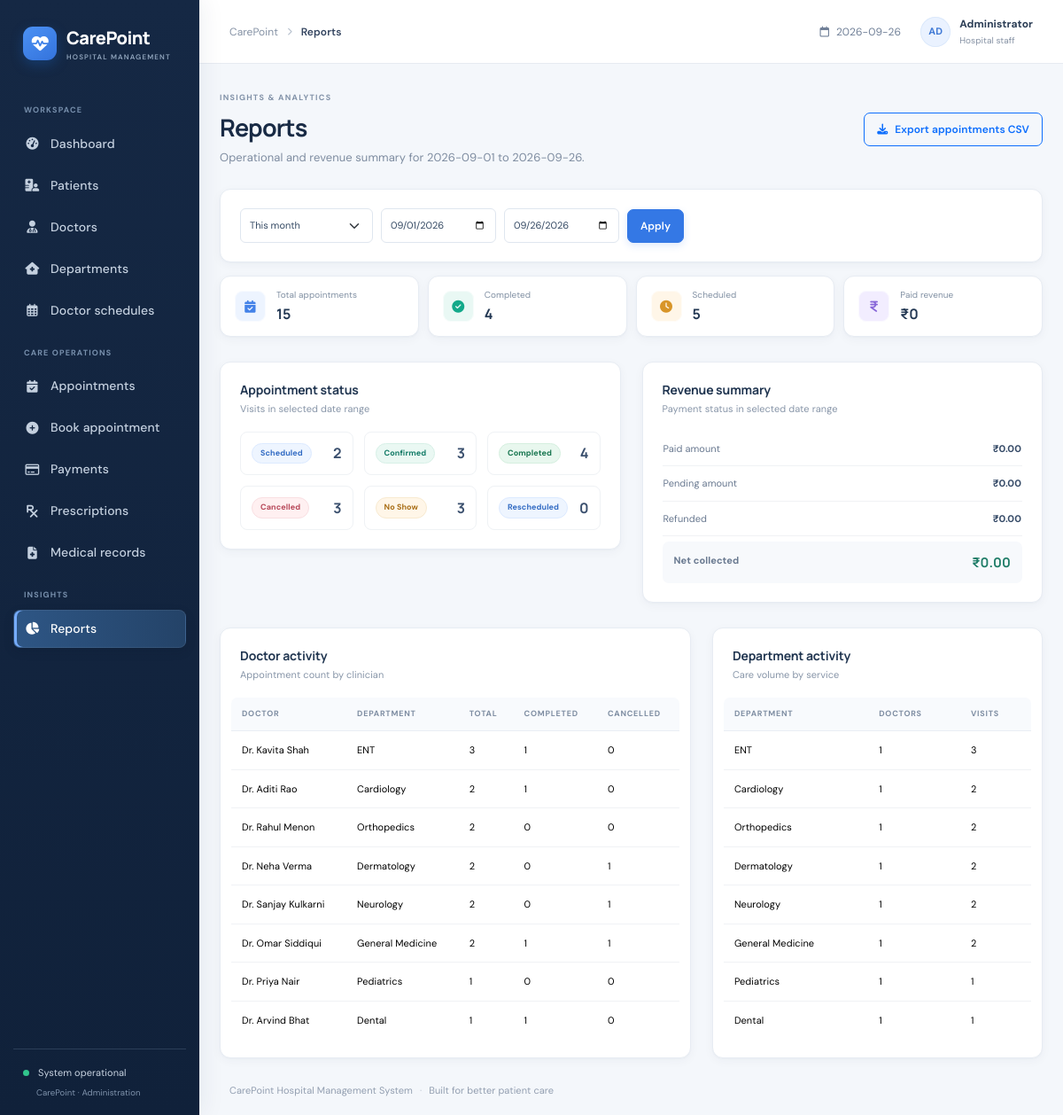
Page /reports on the committed database.
### tables this page shows
CREATE TABLE appointments(appointment_id INTEGER PRIMARY KEY, appointment_code TEXT UNIQUE NOT NULL, patient_id INTEGER NOT NULL REFERENCES patients ON DELETE RESTRICT, doctor_id INTEGER NOT NULL REFERENCES doctors ON DELETE RESTRICT, department_id INTEGER NOT NULL REFERENCES departments ON DELETE RESTRICT, appointment_date TEXT NOT NULL, appointment_time TEXT NOT NULL, reason TEXT, symptoms TEXT, status TEXT NOT NULL DEFAULT 'Scheduled', notes TEXT DEFAULT '', created_at TEXT NOT NULL DEFAULT CURRENT_TIMESTAMP, updated_at TEXT NOT NULL DEFAULT CURRENT_TIMESTAMP);

CREATE TABLE doctors(doctor_id INTEGER PRIMARY KEY, doctor_code TEXT UNIQUE NOT NULL, full_name TEXT NOT NULL, specialization TEXT, department_id INTEGER NOT NULL REFERENCES departments ON DELETE RESTRICT, qualification TEXT, phone TEXT, email TEXT, consultation_fee REAL NOT NULL DEFAULT 0 CHECK(consultation_fee>=0), experience_years INTEGER DEFAULT 0, room_number TEXT, available_days TEXT DEFAULT '', status TEXT NOT NULL DEFAULT 'Active', created_at TEXT NOT NULL DEFAULT CURRENT_TIMESTAMP);

CREATE TABLE departments(department_id INTEGER PRIMARY KEY, department_name TEXT UNIQUE NOT NULL, description TEXT DEFAULT '', location TEXT DEFAULT '', status TEXT NOT NULL DEFAULT 'Active');

### app.py (the view)
@app.route('/reports')
def reports():
    period=request.args.get('period','month'); today=date.today()
    if period=='today': start=today.isoformat()
    elif period=='week': start=(today-timedelta(days=today.weekday())).isoformat()
    elif period=='custom': start=request.args.get('date_from') or today.isoformat()
    else: start=today.replace(day=1).isoformat()
    end=request.args.get('date_to') if period=='custom' else today.isoformat()
    if period=='custom':
        if not valid_iso_date(start) or not valid_iso_date(end or '') or start>end:
            flash('Choose a valid custom date range.','warning')
            start=end=today.isoformat()
    aps=rows('SELECT status,COUNT(*) n FROM appointments WHERE appointment_date BETWEEN ? AND ? GROUP BY status',(start,end))
    apstats={s:0 for s in STATUSES}; apstats.update({r['status']:r['n'] for r in aps})
    doctors_report=rows('SELECT d.full_name doctor,dep.department_name,COUNT(a.appointment_id) total,SUM(CASE WHEN a.status="Completed" THEN 1 ELSE 0 END) completed,SUM(CASE WHEN a.status="Cancelled" THEN 1 ELSE 0 END) cancelled FROM doctors d JOIN departments dep USING(department_id) LEFT JOIN appointments a ON a.doctor_id=d.doctor_id AND a.appointment_date BETWEEN ? AND ? GROUP BY d.doctor_id ORDER BY total DESC',(start,end))
    dept_report=rows('SELECT dep.department_name,COUNT(DISTINCT d.doctor_id) doctors,COUNT(a.appointment_id) appointments FROM departments dep LEFT JOIN doctors d USING(department_id) LEFT JOIN appointments a ON a.department_id=dep.department_id AND a.appointment_date BETWEEN ? AND ? GROUP BY dep.department_id ORDER BY appointments DESC',(start,end))
    revenue=one("SELECT COALESCE(SUM(CASE WHEN payment_status='Paid' THEN amount ELSE 0 END),0) paid,COALESCE(SUM(CASE WHEN payment_status='Pending' THEN amount ELSE 0 END),0) pending,COALESCE(SUM(CASE WHEN payment_status='Refunded' THEN amount ELSE 0 END),0) refunded FROM payments WHERE payment_date BETWEEN ? AND ?",(start,end))
    return render_template('reports.html',period=period,start=start,end=end,apstats=apstats,doctors_report=doctors_report,dept_report=dept_report,revenue=revenue,total=sum(apstats.values()))

### app.py (called while the page is built)
def db():
    conn = sqlite3.connect(DB_PATH, factory=ClosingConnection)
    conn.row_factory = sqlite3.Row
    conn.execute('PRAGMA foreign_keys = ON')
    return conn

def rows(sql, args=()):
    with db() as con:
        return con.execute(sql, args).fetchall()

def one(sql, args=()):
    with db() as con:
        return con.execute(sql, args).fetchone()

@app.context_processor
def global_context(): return {'today':date.today().isoformat(), 'statuses':STATUSES, 'days':DAYS}

    def __exit__(self, exc_type, exc, tb):
        try:
            return super().__exit__(exc_type, exc, tb)
        finally:
            self.close()

### templates/reports.html
{% extends 'base.html' %}{% block title %}Reports{% endblock %}{% block page_name %}Reports{% endblock %}{% block content %}<div class="page-heading"><div><div class="eyebrow">INSIGHTS & ANALYTICS</div><h1>Reports</h1><p>Operational and revenue summary for {{ start }} to {{ end }}.</p></div><a class="btn btn-outline-primary" href="{{ url_for('export_appointments') }}"><i class="fa-solid fa-download me-2"></i>Export appointments CSV</a></div><section class="panel report-filter"><form class="filter-bar"><select class="form-select" name="period" id="reportPeriod"><option value="today" {{ 'selected' if period=='today' }}>Today</option><option value="week" {{ 'selected' if period=='week' }}>This week</option><option value="month" {{ 'selected' if period=='month' }}>This month</option><option value="custom" {{ 'selected' if period=='custom' }}>Custom range</option></select><input class="form-control custom-report-date" type="date" name="date_from" value="{{ start }}"><input class="form-control custom-report-date" type="date" name="date_to" value="{{ end }}"><button class="btn btn-primary">Apply</button></form></section><div class="metric-grid report-metrics">{% for label,value,icon,color in [('Total appointments',total,'fa-calendar-check','blue'),('Completed',apstats['Completed'],'fa-circle-check','mint'),('Scheduled',apstats['Scheduled']+apstats['Confirmed'],'fa-clock','amber'),('Paid revenue','₹{:,.0f}'.format(revenue.paid),'fa-indian-rupee-sign','violet')] %}<div class="mini-metric"><span class="mini-icon {{ color }}"><i class="fa-solid {{ icon }}"></i></span><div><small>{{ label }}</small><strong>{{ value }}</strong></div></div>{% endfor %}</div><div class="row g-4 mt-1"><div class="col-lg-6"><section class="panel"><div class="panel-head"><div><h2>Appointment status</h2><p>Visits in selected date range</p></div></div><div class="report-status-grid">{% for status,count in apstats.items() %}<div><span class="status-badge status-{{ status|lower|replace(' ','-') }}">{{ status }}</span><strong>{{ count }}</strong></div>{% endfor %}</div></section></div><div class="col-lg-6"><section class="panel"><div class="panel-head"><div><h2>Revenue summary</h2><p>Payment status in selected date range</p></div></div><div class="revenue-row"><span>Paid amount</span><strong>₹{{ '%.2f'|format(revenue.paid) }}</strong></div><div class="revenue-row"><span>Pending amount</span><strong>₹{{ '%.2f'|format(revenue.pending) }}</strong></div><div class="revenue-row"><span>Refunded</span><strong>₹{{ '%.2f'|format(revenue.refunded) }}</strong></div><div class="revenue-total"><span>Net collected</span><strong>₹{{ '%.2f'|format(revenue.paid-revenue.refunded) }}</strong></div></section></div></div><div class="row g-4 mt-1"><div class="col-lg-7"><section class="panel"><div class="panel-head"><div><h2>Doctor activity</h2><p>Appointment count by clinician</p></div></div><div class="table-responsive"><table class="table data-table"><thead><tr><th>DOCTOR</th><th>DEPARTMENT</th><th>TOTAL</th><th>COMPLETED</th><th>CANCELLED</th></tr></thead><tbody>{% for d in doctors_report %}<tr><td>{{ d.doctor }}</td><td>{{ d.department_name }}</td><td>{{ d.total }}</td><td>{{ d.completed or 0 }}</td><td>{{ d.cancelled or 0 }}</td></tr>{% endfor %}</tbody></table></div></section></div><div class="col-lg-5"><section class="panel"><div class="panel-head"><div><h2>Department activity</h2><p>Care volume by service</p></div></div><div class="table-responsive"><table class="table data-table"><thead><tr><th>DEPARTMENT</th><th>DOCTORS</th><th>VISITS</th></tr></thead><tbody>{% for d in dept_report %}<tr><td>{{ d.department_name }}</td><td>{{ d.doctors }}</td><td>{{ d.appointments }}</td></tr>{% endfor %}</tbody></table></div></section></div></div>{% endblock %}

### static/css/style.css (style rules this page uses)
:root { --ink:#172b4d;--muted:#738198;--line:#e9edf3;--bg:#f5f7fb;--blue:#3978e8;--nav:#15263f;--mint:#16a88b }
* { box-sizing:border-box }
body { margin:0;background:var(--bg);color:#253750;font-family:'DM Sans',sans-serif;font-size:14px }
.page-heading { display:flex;align-items:center;justify-content:space-between;gap:20px;margin-bottom:24px }
.eyebrow { font-size:9px;letter-spacing:1.15px;font-weight:700;color:#8897aa;margin-bottom:7px }
.page-heading h1 { font:700 25px Manrope,sans-serif;letter-spacing:-.65px;color:var(--ink);margin:0 }
.page-heading p { margin:6px 0 0;color:#7c899c;font-size:13px }
.btn { border-radius:7px;font-size:12px;font-weight:600;padding:9px 14px }
.btn-primary { background:var(--blue);border-color:var(--blue);box-shadow:0 3px 8px #3978e82a }
.metric-grid { display:grid;grid-template-columns:repeat(4,minmax(0,1fr));gap:15px }
.metric-card,.panel,.mini-metric { background:white;border:1px solid #ebeff4;border-radius:10px;box-shadow:0 2px 8px #17315a05 }
.metric-icon,.mini-icon { width:34px;height:34px;display:grid;place-items:center;border-radius:9px }
.metric-icon.blue,.mini-icon.blue { color:#4381e8;background:#edf4ff }
.metric-icon.mint,.mini-icon.mint { color:#13a98a;background:#e9f8f4 }
.metric-icon.violet,.mini-icon.violet { color:#8766d8;background:#f2edff }
.metric-icon.amber,.mini-icon.amber { color:#d89529;background:#fff6e8 }
.mini-metric { padding:13px 16px;display:flex;align-items:center;gap:12px }
.mini-icon { height:35px;width:35px;border-radius:9px }
.mini-metric small { display:block;font-size:10px;color:#8190a3;margin-bottom:3px }
.mini-metric strong { font:700 16px Manrope;color:#243954 }
.panel { padding:19px 20px }
.panel-head { display:flex;justify-content:space-between;align-items:center;margin-bottom:16px }
.panel-head h2,.section-title h2 { font:700 14px Manrope,sans-serif;color:#203550;margin:0 }
.panel-head p,.section-title p { color:#94a0b0;margin:4px 0 0;font-size:11px }
.data-table { font-size:11px;color:#495971;vertical-align:middle;margin:0 }
.data-table thead th { font-size:9px;letter-spacing:.6px;color:#9aa5b5;font-weight:700;border-bottom:1px solid #edf0f4;padding:10px 12px;white-space:nowrap }
.data-table tbody td { padding:12px;border-color:#f0f2f5 }
.data-table tbody tr:last-child td { border-bottom:0 }
.table-responsive { margin:0 -10px }
.status-badge { display:inline-block;border-radius:20px;padding:4px 8px;font-size:9px;font-weight:700;background:#edf2f8;color:#607087;white-space:nowrap }
.status-scheduled,.status-rescheduled { color:#3774d5;background:#edf4ff }
.status-confirmed,.status-active,.status-paid { color:#14866d;background:#e8f7f1 }
.status-completed { color:#168367;background:#e4f6ef }
.status-cancelled,.status-inactive,.status-refunded { color:#c65363;background:#fff0f1 }
.status-no-show,.status-on-leave,.status-pending { color:#bf8121;background:#fff6e8 }
.filter-bar { display:flex;gap:9px;align-items:center;margin-bottom:16px;flex-wrap:wrap }
.search-field input,.form-control,.form-select { border-color:#e2e8ef;border-radius:6px;min-height:36px;font-size:11px;color:#42536b }
.filter-bar>.form-select { width:auto;min-width:140px }
.filter-bar>.form-control { width:auto;min-width:130px }
.form-control,.form-select { padding:8px 10px }
.form-control::placeholder { color:#abb4c0 }
.report-filter { margin-bottom:15px;padding:11px 14px }
.report-filter .filter-bar { margin:0 }
.report-filter select { min-width:150px!important }
.report-metrics { margin-bottom:4px }
.report-status-grid { display:grid;grid-template-columns:repeat(3,1fr);gap:12px }
.report-status-grid>div { border:1px solid #eff2f5;border-radius:8px;padding:12px;display:flex;justify-content:space-between;align-items:center }
.report-status-grid strong { font:700 16px Manrope;color:#3b506e }
.revenue-row,.revenue-total { display:flex;justify-content:space-between;padding:11px 1px;border-bottom:1px solid #f0f2f5;color:#697990;font-size:11px }
.revenue-row strong,.revenue-total strong { color:#354a67 }
.revenue-total { border:0;margin-top:6px;background:#f7f9fc;padding:13px;border-radius:7px;font-weight:700 }
.revenue-total strong { font:700 15px Manrope;color:#207d68 }
@media (max-width:1200px) { .metric-grid { gap:10px } }

### rows in the picture
appointments: status "Scheduled", value "5"
appointments: status "Scheduled", count "2"
appointments: status "Cancelled", count "3"
doctors: doctor "Dr. Kavita Shah", department_name "ENT", total "3", completed "1", cancelled "0"
doctors: doctor "Dr. Aditi Rao", department_name "Cardiology", total "2", completed "1", cancelled "0"
doctors: doctor "Dr. Rahul Menon", department_name "Orthopedics", total "2", completed "0", cancelled "0"
doctors: doctor "Dr. Neha Verma", department_name "Dermatology", total "2", completed "0", cancelled "1"
doctors: doctor "Dr. Sanjay Kulkarni", department_name "Neurology", total "2", completed "0", cancelled "1"
doctors: doctor "Dr. Omar Siddiqui", department_name "General Medicine", total "2", completed "1", cancelled "1"
doctors: doctor "Dr. Priya Nair", department_name "Pediatrics", total "1", completed "0", cancelled "0"
doctors: doctor "Dr. Arvind Bhat", department_name "Dental", total "1", completed "1", cancelled "0"
departments: department_name "ENT", doctors "1", appointments "3"
departments: department_name "Cardiology", doctors "1", appointments "2"
departments: department_name "Orthopedics", doctors "1", appointments "2"
departments: department_name "Dermatology", doctors "1", appointments "2"
departments: department_name "Neurology", doctors "1", appointments "2"
departments: department_name "General Medicine", doctors "1", appointments "2"
departments: department_name "Pediatrics", doctors "1", appointments "1"
departments: department_name "Dental", doctors "1", appointments "1"

### other values in the picture
{{ today }} "2026-09-26"
{{ start }} "2026-09-01"
{{ end }} "2026-09-26"
{{ label }} "Total appointments" "Completed" "Paid revenue"
{{ value }} "15" "4" "₹0"
{{ status }} "Confirmed" "Completed" "No Show" "Rescheduled"
{{ count }} "3" "4" "3" "0"
{{ '%.2f'|format(revenue.paid) }} "0.00"
{{ '%.2f'|format(revenue.pending) }} "0.00"
{{ '%.2f'|format(revenue.refunded) }} "0.00"
{{ '%.2f'|format(revenue.paid-revenue.refunded) }} "0.00"
